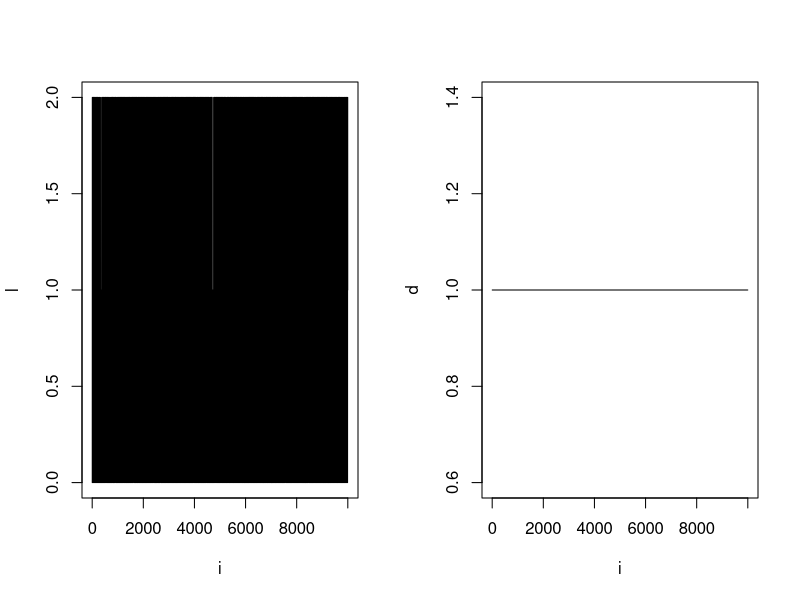

Reproduce this figure in R.
trace <- read.csv("segdup-trace.csv")
par(mfrow=c(1,2))
plot(l ~ i, data = trace, type="l")
plot(d ~ i, data = trace, type="l")
#plot(t ~ i, data = trace, type="l")
